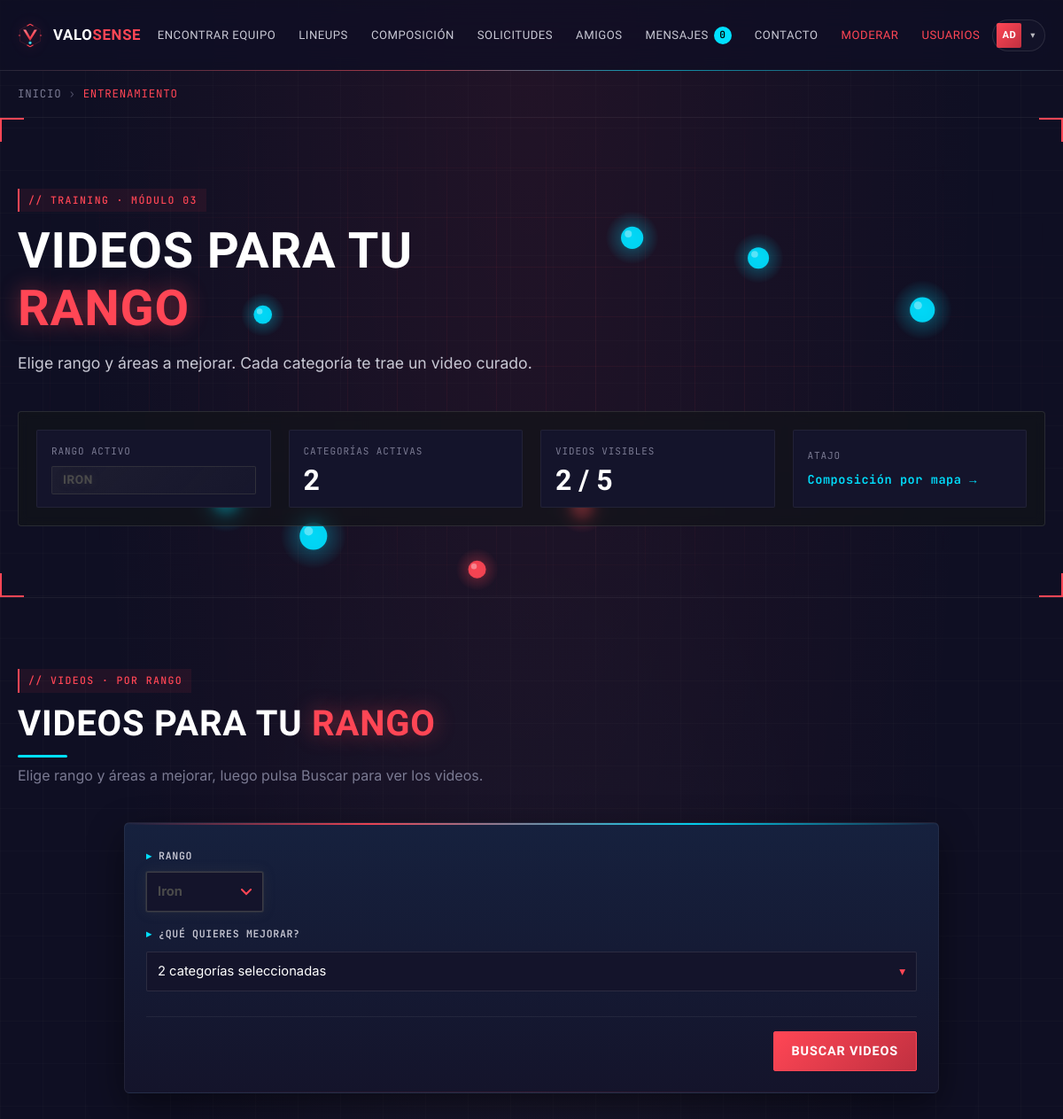
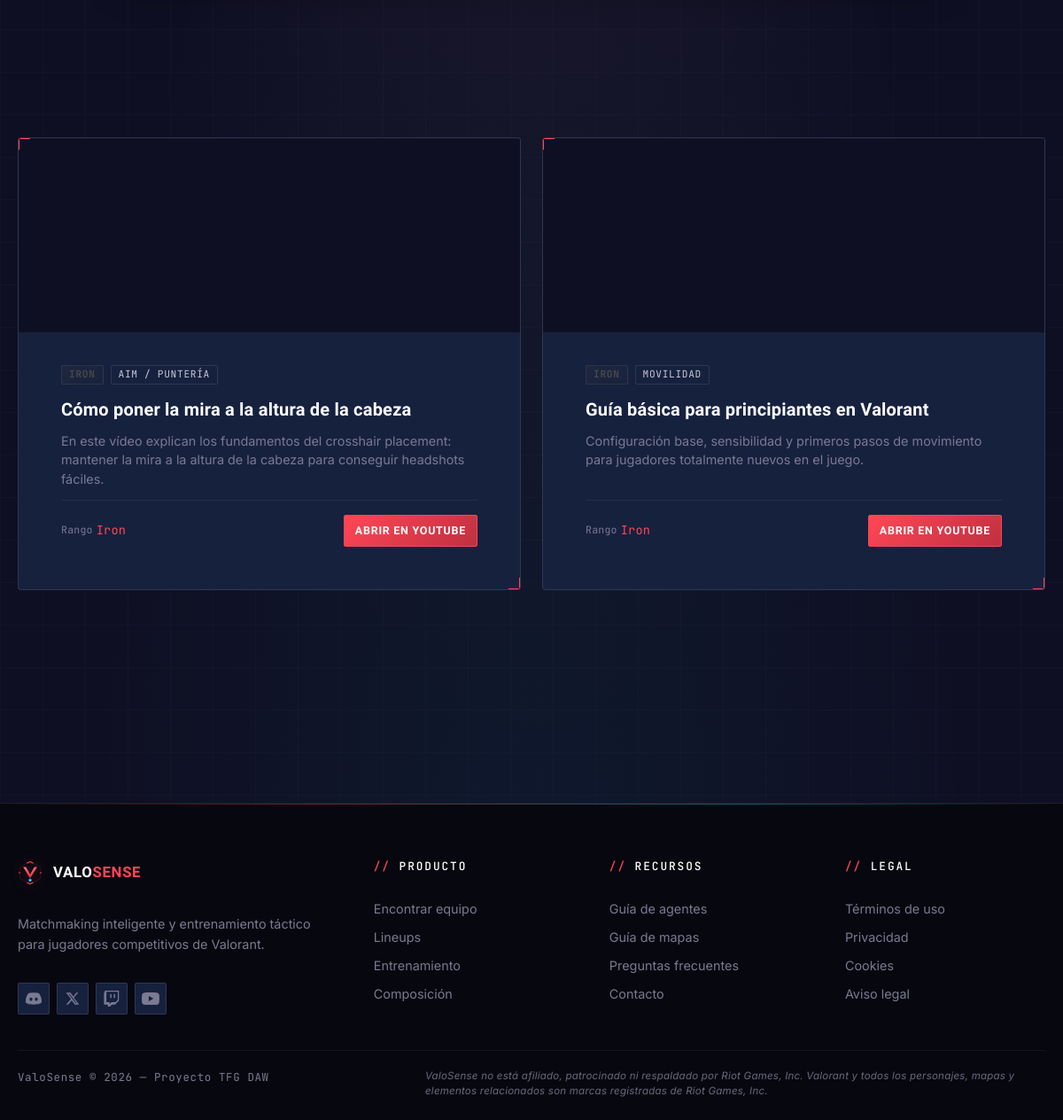
The page /index.php?controlador=training&action=home (signed in) on the database its author committed (2 pictures, top to bottom).
### tables this page shows
CREATE TABLE `entrenamiento_video` (
  `id` int(11) NOT NULL AUTO_INCREMENT,
  `rango` enum('Iron','Bronze','Silver','Gold','Platinum','Diamond','Ascendant','Immortal','Radiant') NOT NULL,
  `categoria` enum('aim','movilidad','disparo','utilidad','game_sense') NOT NULL,
  `titulo` varchar(150) NOT NULL,
  `video_url` varchar(255) NOT NULL,
  `descripcion` varchar(300) NOT NULL,
  PRIMARY KEY (`id`),
  UNIQUE KEY `uniq_rango_categoria` (`rango`,`categoria`),
  KEY `idx_video_rango` (`rango`)
);

### controller/training_controller.php (called while the page is built, shortened)
<?php
function home(){
    require_once("model/training_model.php");
    $model      = new Training_model();
    $rangos     = $model->get_rangos();
    $categorias = $model->get_categorias();
    $rango = $_GET["rango"] ?? ($_SESSION["usuario"]["rango"] ?? 'Iron');
    $es_busqueda = isset($_GET["rango"]) || isset($_GET["categorias"]);
    if($es_busqueda){
        $cat_seleccionadas = $_GET["categorias"] ?? [];
        if(!is_array($cat_seleccionadas)){ $cat_seleccionadas = []; }
        $cat_seleccionadas = array_values(array_intersect(
            $cat_seleccionadas, array_keys($categorias)
        ));
    } else {
        $cat_seleccionadas = array_slice(array_keys($categorias), 0, 2);
    }
    if(!empty($cat_seleccionadas)){
        $videos = $model->get_videos_por_rango($rango);
    } else {
        $videos = [];
    }
    require_once("view/training_view.php");
}
?>

### controller/front_controller.php (called while the page is built, shortened)
<?php
$action_name = DEFAULT_ACTION;
if (!empty($_GET['action'])) {
    $action_name = preg_replace('/[^a-z_]/i', '', $_GET['action']);
}
try {
    $action_name();
} catch (Throwable $e) {
    $pronto_mensaje = $e->getMessage();
    require_once("view/pronto_view.php");
}
?>

### model/conectar.php (called while the page is built, shortened)
<?php
class Conectar {
    public static function conexion(){
        try {
            $host     = 'localhost';
            $user     = 'root';
            $pass     = '';
            $database = 'valosense';
            $port     = 3307;
            $db = new mysqli($host, $user, $pass, $database, $port);
            $db->set_charset('utf8mb4');
            return $db;
        } catch (mysqli_sql_exception $e) {
            error_log('Conectar — ' . $e->getMessage());
            throw new RuntimeException("Error de conexión con la base de datos.", 0, $e);
        }
    }
}
?>

### model/training_model.php (called while the page is built, shortened)
<?php
class Training_model {
    private $db;
    public function __construct(){
        require_once("model/conectar.php");
        $this->db = Conectar::conexion();
    }
    public function get_rangos(){
        return ['Iron','Bronze','Silver','Gold','Platinum','Diamond','Ascendant','Immortal','Radiant'];
    }
    public function get_categorias(){
        return [
            'aim'        => 'Aim / Puntería',
            'movilidad'  => 'Movilidad',
            'disparo'    => 'Disparo y armas',
            'utilidad'   => 'Uso de utilidad',
            'game_sense' => 'Game sense',
        ];
    }
    public function get_videos_por_rango($rango){
        $sql = "SELECT id, rango, categoria, titulo, video_url, descripcion
                FROM entrenamiento_video
                WHERE rango = ?
                ORDER BY FIELD(categoria,
                    'aim','movilidad','disparo','utilidad','game_sense')";
        $stmt = $this->db->prepare($sql);
        $stmt->bind_param("s", $rango);
        $stmt->execute();
        $rows = $stmt->get_result()->fetch_all(MYSQLI_ASSOC);
        $por_cat = [];
        foreach($rows as $r){
            $por_cat[$r['categoria']] = $r;
        }
        return $por_cat;
    }
}
?>

### model/helpers.php (called while the page is built, shortened)
<?php
function youtube_embed($url){
    if(preg_match('#(?:youtube\.com/watch\?v=|youtu\.be/|youtube\.com/embed/)([A-Za-z0-9_-]{11})#', $url, $m)){
        return "https://www.youtube.com/embed/" . $m[1];
    }
    return "about:blank";
}
function safe_http_url(?string $url): string {
    $url = (string)$url;
    $esquema = strtolower((string)parse_url($url, PHP_URL_SCHEME));
    return $url;
}
?>

### view/training_view.php (the view, shortened to what this page needs)
<?php require_once("view/menu.php"); require_once("model/helpers.php"); ?>
<main class="main-content" id="main">
    <nav class="breadcrumb" aria-label="Migas de pan">
        <div class="container">
            <ol class="breadcrumb-list">
                <li class="breadcrumb-item"><a href="index.php">Inicio</a></li>
                <li class="breadcrumb-item breadcrumb-current" aria-current="page">Entrenamiento</li>
            </ol>
        </div>
    </nav>
    <section class="training-hero hero">
        <div class="container hero-content">
            <span class="eyebrow">// TRAINING · MÓDULO 03</span>
            <h1 class="hero-title">Videos para tu <span class="text-red">rango</span></h1>
            <p class="hero-subtitle">Elige rango y áreas a mejorar. Cada categoría te trae un video curado.</p>
            <div class="user-progress">
                <div class="progress-item">
                    <span class="progress-label">Rango activo</span>
                    <span class="rank-badge rank-<?php echo strtolower($rango); ?>" id="rank-badge-active"><?php echo htmlspecialchars($rango); ?></span>
                </div>
                <div class="progress-item">
                    <span class="progress-label">Categorías activas</span>
                    <span class="progress-value" id="cat-count"><?php echo count($cat_seleccionadas); ?></span>
                </div>
                <div class="progress-item">
                    <span class="progress-label">Videos visibles</span>
                    <span class="progress-value" id="video-count"><?php echo count($cat_seleccionadas); ?> / 5</span>
                </div>
                <div class="progress-item">
                    <span class="progress-label">Atajo</span>
                    <a href="index.php?controlador=team&amp;action=home" class="link-arrow">Composición por mapa →</a>
                </div>
            </div>
        </div>
    </section>
    <section class="routine-section" id="videos-rango">
        <div class="container">
            <header class="section-head">
                <span class="eyebrow">// VIDEOS · POR RANGO</span>
                <h2 class="section-title">Videos para tu <span class="text-red">rango</span></h2>
                <p class="section-subtitle">Elige rango y áreas a mejorar, luego pulsa Buscar para ver los videos.</p>
            </header>
            <form class="lineup-form" id="videos-form" action="index.php#videos-rango" method="get">
                <div class="lineup-filters">
                    <div>
                        <label class="filter-label" for="rango">Rango</label>
                        <select class="filter-select rank-select rank-<?php echo strtolower($rango); ?>" id="rango" name="rango">
                            <?php foreach($rangos as $r): ?>
                                <option value="<?php echo htmlspecialchars($r); ?>"
                                    class="rank-<?php echo strtolower($r); ?>"
                                    <?php if($rango === $r) echo 'selected'; ?>>
                                    <?php echo htmlspecialchars($r); ?>
                                </option>
                            <?php endforeach; ?>
                        </select>
                    </div>
                    <div class="filter-group-checks">
                        <span class="filter-label" id="cat-dropdown-label">¿Qué quieres mejorar?</span>
                        <div class="cat-dropdown" data-cat-dropdown>
                            <button type="button"
                                    class="cat-dropdown-toggle"
                                    aria-haspopup="listbox"
                                    aria-expanded="false"
                                    aria-labelledby="cat-dropdown-label cat-dropdown-summary">
                                <span class="cat-dropdown-summary" id="cat-dropdown-summary">Selecciona categorías</span>
                                <span class="cat-dropdown-caret" aria-hidden="true">▾</span>
                            </button>
                        </div>
                    </div>
                    <div class="filter-actions">
                        <button type="submit" class="btn-primary">Buscar videos</button>
                    </div>
                </div>
            </form>
        </div>
    </section>
    <section class="routine-section">
        <div class="container">
            <?php if(!empty($cat_seleccionadas)): ?>
                <ol class="lineups-grid" id="videos-grid">
                    <?php $i = 0; foreach($cat_seleccionadas as $key):
                        $label = $categorias[$key] ?? $key;
                        $v     = $videos[$key] ?? null;
                    ?>
                        <li class="lineup-card tilt-card routine-card video-card"
                            data-cat="<?php echo htmlspecialchars($key); ?>">
                            <span class="corner corner-br" aria-hidden="true"></span>
                            <?php if($v): ?>
                                <figure class="lineup-thumb">
                                    <iframe src="<?php echo htmlspecialchars(youtube_embed($v['video_url'])); ?>"
                                            title="<?php echo htmlspecialchars($v['titulo']); ?>"
                                            frameborder="0"
                                            allow="accelerometer; autoplay; clipboard-write; encrypted-media; gyroscope; picture-in-picture"
                                            allowfullscreen
                                            loading="lazy"
                                            class="lineup-thumb-img"></iframe>
                                </figure>
                            <?php endif; ?>
                            <div class="lineup-card-body">
                                <div class="lineup-card-top">
                                    <span class="lineup-agent-tag rank-badge rank-<?php echo strtolower($rango); ?>">
                                        <?php echo htmlspecialchars($rango); ?>
                                    </span>
                                    <span class="lineup-map-tag">
                                        <?php echo htmlspecialchars($label); ?>
                                    </span>
                                </div>
                                <?php if($v): ?>
                                    <h3 class="lineup-title">
                                        <?php echo htmlspecialchars($v['titulo']); ?>
                                    </h3>
                                    <p class="lineup-desc">
                                        <?php echo nl2br(htmlspecialchars($v['descripcion'])); ?>
                                    </p>
                                    <footer class="lineup-card-footer">
                                        <ul class="lineup-stats">
                                            <li>Rango <span><?php echo htmlspecialchars($v['rango']); ?></span></li>
                                        </ul>
                                        <div class="lineup-actions">
                                            <a href="<?php echo htmlspecialchars(safe_http_url($v['video_url'] ?? '')); ?>"
                                               class="btn-primary btn-small"
                                               target="_blank" rel="noopener noreferrer">
                                                Abrir en YouTube
                                            </a>
                                        </div>
                                    </footer>
                                <?php else: ?>
                                    <p class="empty-hint">
                                        Aún no hay video para esta categoría en rango <?php echo htmlspecialchars($rango); ?>.
                                    </p>
                                <?php endif; ?>
                            </div>
                        </li>
                    <?php endforeach; ?>
                </ol>
            <?php endif; ?>
        </div>
    </section>
</main>

### css/lineup.css (style rules this page uses)
.lineup-form { margin-top: var(--sp-6); padding: var(--sp-6); background: var(--bg-dark); border: 1px solid var(--border-subtle); border-radius: var(--radius-sm); position: relative; }
.lineup-filters { display: grid; grid-template-columns: 1fr; gap: var(--sp-4); }
.filter-label { display: block; font-family: var(--font-mono); font-size: 0.72rem; letter-spacing: 0.08em; text-transform: uppercase; color: var(--text-muted); margin-bottom: var(--sp-2); }
.filter-actions { display: flex; gap: var(--sp-3); flex-wrap: wrap; justify-content: flex-end; grid-column: 1 / -1; margin-top: var(--sp-2); }
.filter-actions .btn-primary, .filter-actions .btn-secondary { min-height: 44px; }
.link-arrow { font-family: var(--font-mono); font-size: 0.85rem; color: var(--cyan-accent); text-decoration: none; letter-spacing: 0.04em; transition: transform var(--dur-fast) var(--ease-out), color var(--dur-fast) var(--ease-out); }
.lineups-grid { margin-top: var(--sp-6); display: grid; grid-template-columns: 1fr; gap: var(--sp-6); }
.lineup-card { position: relative; display: flex; flex-direction: column; background: var(--bg-dark); border: 1px solid var(--border-subtle); border-radius: var(--radius-sm); overflow: hidden; transition: transform var(--dur-med) var(--ease-out), border-color var(--dur-med) var(--ease-out), box-shadow var(--dur-med) var(--ease-out); }
.lineup-thumb { position: relative; margin: 0; aspect-ratio: 16 / 9; overflow: hidden; background: var(--bg-deep); }
.lineup-thumb-img { width: 100%; height: 100%; object-fit: cover; display: block; transition: transform var(--dur-slow) var(--ease-out), opacity var(--dur-med) var(--ease-out); }
.lineup-card-body { padding: var(--sp-5); display: flex; flex-direction: column; gap: var(--sp-3); flex: 1; }
.lineup-card-top { display: flex; flex-wrap: wrap; gap: var(--sp-2); }
.lineup-agent-tag, .lineup-map-tag, .lineup-type-tag, .lineup-side-tag { display: inline-flex; align-items: center; padding: 2px var(--sp-2); font-family: var(--font-mono); font-size: 0.7rem; letter-spacing: 0.06em; text-transform: uppercase; border-radius: var(--radius-xs); line-height: 1.4; }
.lineup-agent-tag { background: var(--red-primary); color: var(--text-primary); font-weight: 600; }
.lineup-map-tag { background: transparent; border: 1px solid var(--border-default); color: var(--text-secondary); }
.lineup-title { margin: var(--sp-1) 0 0; font-family: var(--font-display); font-weight: 600; font-size: 1.25rem; line-height: 1.25; color: var(--text-primary); letter-spacing: 0.01em; }
.lineup-desc { margin: 0; color: var(--text-muted); font-size: 0.9rem; line-height: 1.5; }
.lineup-card-footer { display: flex; align-items: center; justify-content: space-between; gap: var(--sp-3); flex-wrap: wrap; padding-top: var(--sp-4); margin-top: auto; border-top: 1px solid var(--border-subtle); }
.lineup-stats { list-style: none; padding: 0; margin: 0; display: flex; flex-wrap: wrap; gap: var(--sp-3); }
.lineup-stats li { display: inline-flex; align-items: center; gap: 4px; font-family: var(--font-mono); font-size: 0.72rem; color: var(--text-muted); letter-spacing: 0.02em; }
.lineup-stats li span { color: var(--red-primary); font-size: 0.85rem; }
.lineup-actions { display: inline-flex; gap: var(--sp-2); flex-wrap: wrap; }
.lineup-actions .btn-small, .lineup-actions .btn-ghost, .lineup-actions .btn-primary { min-height: 36px; }
@media (min-width: 520px) { .lineup-filters { grid-template-columns: repeat(2, 1fr); } }
@media (min-width: 520px) { .lineup-card-body { padding: var(--sp-6); } }
@media (min-width: 768px) { .lineup-filters { grid-template-columns: repeat(3, 1fr); } }
@media (min-width: 768px) { .filter-actions { justify-content: flex-end; } }
@media (min-width: 768px) { .lineups-grid { grid-template-columns: repeat(auto-fit, minmax(340px, 1fr)); gap: var(--sp-6); } }
@media (min-width: 960px) { .lineup-filters { grid-template-columns: repeat(6, 1fr); } }
@media (min-width: 960px) { .filter-actions { grid-column: 1 / -1; } }

### rows shown on the page
entrenamiento_video: label "AIM / PUNTERÍA", titulo "Cómo poner la mira a la altura de la cabeza", descripcion "En este vídeo explican los fundamentos del crosshair placement: mantener la mira a la altura de la cabeza para conseguir headshots fáciles.", rango "Iron"
entrenamiento_video: label "MOVILIDAD", titulo "Guía básica para principiantes en Valorant", descripcion "Configuración base, sensibilidad y primeros pasos de movimiento para jugadores totalmente nuevos en el juego.", rango "Iron"

### other values the page prints
$op['label'] "ENCONTRAR EQUIPO"
$op['label'] "LINEUPS"
$op['label'] "COMPOSICIÓN"
$chat_no_leidos "0"
substr($username, 0, 2) "AD"
$rango "IRON"
count($cat_seleccionadas) "2"
form field rango "Iron"
